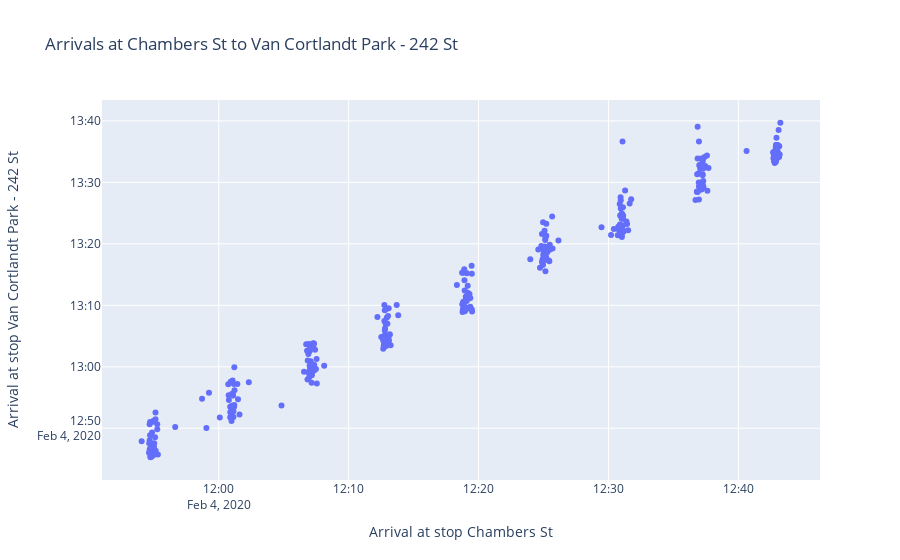

Notebook cell for this chart:
### Code cell
def compare_stations_chart(stop1, stop2):
    stop_names = db.routes.find_one()['stop_names']
    # spaced six minutes apart vertically and 59 mins hori
    expected_times = pd.DataFrame(index= pd.timedelta_range(start='11:51:00', periods=9, freq='6T'),
                                        data={"expected_end": pd.timedelta_range(start='12:50:00', periods=9, freq='6T'), })
    expected_times.index.name='t1'

    two_stations = pd.DataFrame(
        list(db.weekdays.aggregate(
            [
        {"$match": {
            "train_info.desc": "SFT/242",
            "train_info.type": "01",
            "train_info.start.hour": {
                "$gte": 11,
                "$lte": 12},
                "status": "STOPPED_AT",
                "stop_index": {"$in": [stop1, stop2]}
            }},
        {"$group":{
            "_id": "$origin_timestamp",
            "t1": {"$min": "$timestamp"},
            "t2": {"$max": "$timestamp"},
            "s1": {"$min": "$stop_index"},
            "s2": {"$max": "$stop_index"}
        } },
        {"$match": {"s1": stop1, "s2": stop2}},
        {"$sort": {"_id": 1}},
        {"$project": {"t1": 1, "t2":1, "_id": 1}}
    ])))

    two_stations.set_index('_id', inplace=True)
    two_stations = two_stations.between_time('11:50', '12:40')
    # just chosen to make plotting work out
    base_day = pd.to_datetime('2020-02-04')
    # don't look at one day, look at all times
    #two_stations = two_stations['2020-02-04T11:52:00':'2020-02-04T12:40:00']
    # what happens if you leave late but make up the time?
    # todo: for a given day, get a schedule (rows are trips columns are stops)
    # chop off date and add our own date
    straightline = pd.DataFrame()
    # that was way harder than it should be
    straightline['x'] = pd.to_timedelta(['12:04:00', '12:50:00']) + base_day
    straightline['y'] = pd.to_timedelta(['12:46:00', '13:32:00']) + base_day

    d1 = two_stations['t1'] - two_stations['t1'].dt.normalize() + base_day
    d2 = two_stations['t2'] - two_stations['t2'].dt.normalize() + base_day
    fig = go.Figure(data=[go.Scatter(mode='markers',
                                     name='Data',
                                     x=d1,
                                     y=d2)])
    #fig.add_trace(go.Scatter(x=straightline['x'], y=straightline['y'], name='expected'))
    fig.update_layout(
        title=f'Arrivals at {stop_names[stop1]} to {stop_names[stop2]}',
        xaxis_title=f'Arrival at stop {stop_names[stop1]}',
        yaxis_title=f'Arrival at stop {stop_names[stop2]}'
    )
    # above the line: late, below the line: early
    return fig

### Figure 1 — Plotly figure (JSON) as saved in the notebook; plotly's stock layout.template omitted (floating-point values rounded to 4 significant figures; data arrays with more than 128 entries replaced by an {"elided": "..."} marker saying what was removed)
{"data": [{"mode": "markers", "name": "Data", "type": "scatter", "x": {"elided": "333 str values"}, "y": {"elided": "333 str values"}}], "layout": {"title": {"text": "Arrivals at Chambers St to Van Cortlandt Park - 242 St"}, "xaxis": {"title": {"text": "Arrival at stop Chambers St"}}, "yaxis": {"title": {"text": "Arrival at stop Van Cortlandt Park - 242 St"}}}}
